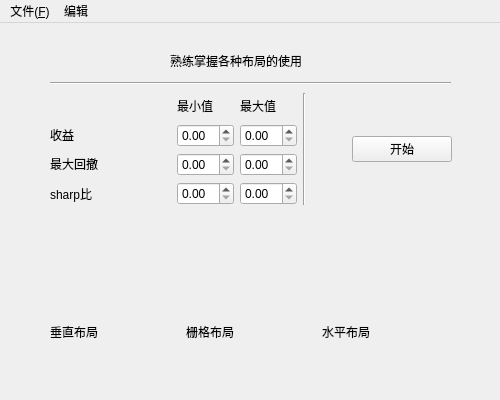
<?xml version="1.0" encoding="UTF-8"?>
<ui version="4.0">
    <class>MainWindow</class>
    <widget class="QMainWindow" name="MainWindow">
        <property name="geometry">
            <rect>
                <x>0</x>
                <y>0</y>
                <width>500</width>
                <height>400</height>
            </rect>
        </property>
        <property name="minimumSize">
            <size>
                <width>500</width>
                <height>400</height>
            </size>
        </property>
        <property name="maximumSize">
            <size>
                <width>500</width>
                <height>400</height>
            </size>
        </property>
        <property name="windowTitle">
            <string>MainWindow</string>
        </property>
        <widget class="QWidget" name="centralWidget">
            <widget class="QLabel" name="label_10">
                <property name="geometry">
                    <rect>
                        <x>170</x>
                        <y>30</y>
                        <width>161</width>
                        <height>16</height>
                    </rect>
                </property>
                <property name="text">
                    <string>熟练掌握各种布局的使用</string>
                </property>
            </widget>
            <widget class="Line" name="line_2">
                <property name="geometry">
                    <rect>
                        <x>50</x>
                        <y>50</y>
                        <width>401</width>
                        <height>20</height>
                    </rect>
                </property>
                <property name="orientation">
                    <enum>Qt::Horizontal</enum>
                </property>
            </widget>
            <widget class="QWidget" name="layoutWidget">
                <property name="geometry">
                    <rect>
                        <x>50</x>
                        <y>70</y>
                        <width>402</width>
                        <height>248</height>
                    </rect>
                </property>
                <layout class="QVBoxLayout" name="verticalLayout_2">
                    <item>
                        <layout class="QHBoxLayout" name="horizontalLayout_2">
                            <item>
                                <layout class="QVBoxLayout" name="verticalLayout">
                                    <item>
                                        <widget class="QLabel" name="label_9">
                                            <property name="text">
                                                <string/>
                                            </property>
                                        </widget>
                                    </item>
                                    <item>
                                        <widget class="QLabel" name="label">
                                            <property name="text">
                                                <string>收益</string>
                                            </property>
                                        </widget>
                                    </item>
                                    <item>
                                        <widget class="QLabel" name="label_2">
                                            <property name="text">
                                                <string>最大回撤</string>
                                            </property>
                                        </widget>
                                    </item>
                                    <item>
                                        <widget class="QLabel" name="label_3">
                                            <property name="text">
                                                <string>sharp比</string>
                                            </property>
                                        </widget>
                                    </item>
                                </layout>
                            </item>
                            <item>
                                <spacer name="verticalSpacer">
                                    <property name="orientation">
                                        <enum>Qt::Vertical</enum>
                                    </property>
                                    <property name="sizeHint" stdset="0">
                                        <size>
                                            <width>20</width>
                                            <height>40</height>
                                        </size>
                                    </property>
                                </spacer>
                            </item>
                            <item>
                                <layout class="QGridLayout" name="gridLayout">
                                    <item row="0" column="0">
                                        <widget class="QLabel" name="label_4">
                                            <property name="text">
                                                <string>最小值</string>
                                            </property>
                                        </widget>
                                    </item>
                                    <item row="0" column="1">
                                        <widget class="QLabel" name="label_5">
                                            <property name="text">
                                                <string>最大值</string>
                                            </property>
                                        </widget>
                                    </item>
                                    <item row="1" column="0">
                                        <widget class="QDoubleSpinBox" name="doubleSpinBox"/>
                                    </item>
                                    <item row="1" column="1">
                                        <widget class="QDoubleSpinBox" name="doubleSpinBox_4"/>
                                    </item>
                                    <item row="2" column="0">
                                        <widget class="QDoubleSpinBox" name="doubleSpinBox_2"/>
                                    </item>
                                    <item row="2" column="1">
                                        <widget class="QDoubleSpinBox" name="doubleSpinBox_5"/>
                                    </item>
                                    <item row="3" column="0">
                                        <widget class="QDoubleSpinBox" name="doubleSpinBox_3"/>
                                    </item>
                                    <item row="3" column="1">
                                        <widget class="QDoubleSpinBox" name="doubleSpinBox_6"/>
                                    </item>
                                </layout>
                            </item>
                            <item>
                                <widget class="Line" name="line">
                                    <property name="orientation">
                                        <enum>Qt::Vertical</enum>
                                    </property>
                                </widget>
                            </item>
                            <item>
                                <spacer name="horizontalSpacer">
                                    <property name="orientation">
                                        <enum>Qt::Horizontal</enum>
                                    </property>
                                    <property name="sizeType">
                                        <enum>QSizePolicy::Preferred</enum>
                                    </property>
                                    <property name="sizeHint" stdset="0">
                                        <size>
                                            <width>40</width>
                                            <height>20</height>
                                        </size>
                                    </property>
                                </spacer>
                            </item>
                            <item>
                                <widget class="QPushButton" name="pushButton">
                                    <property name="text">
                                        <string>开始</string>
                                    </property>
                                </widget>
                            </item>
                        </layout>
                    </item>
                    <item>
                        <spacer name="verticalSpacer_2">
                            <property name="orientation">
                                <enum>Qt::Vertical</enum>
                            </property>
                            <property name="sizeHint" stdset="0">
                                <size>
                                    <width>20</width>
                                    <height>60</height>
                                </size>
                            </property>
                        </spacer>
                    </item>
                    <item>
                        <layout class="QHBoxLayout" name="horizontalLayout">
                            <item>
                                <widget class="QLabel" name="label_6">
                                    <property name="text">
                                        <string>垂直布局</string>
                                    </property>
                                </widget>
                            </item>
                            <item>
                                <widget class="QLabel" name="label_7">
                                    <property name="text">
                                        <string>栅格布局</string>
                                    </property>
                                </widget>
                            </item>
                            <item>
                                <widget class="QLabel" name="label_8">
                                    <property name="text">
                                        <string>水平布局</string>
                                    </property>
                                </widget>
                            </item>
                        </layout>
                    </item>
                </layout>
            </widget>
            <widget class="QLabel" name="label_11">
                <property name="geometry">
                    <rect>
                        <x>370</x>
                        <y>0</y>
                        <width>81</width>
                        <height>51</height>
                    </rect>
                </property>
                <property name="text">
                    <string/>
                </property>
                <property name="pixmap">
                    <pixmap resource="apprcc.qrc">:/pic/img/help_64px_1236243_easyicon.net.ico</pixmap>
                </property>
                <property name="alignment">
                    <set>Qt::AlignCenter</set>
                </property>
            </widget>
        </widget>
        <widget class="QMenuBar" name="menuBar">
            <property name="geometry">
                <rect>
                    <x>0</x>
                    <y>0</y>
                    <width>500</width>
                    <height>22</height>
                </rect>
            </property>
            <widget class="QMenu" name="menu_F">
                <property name="title">
                    <string>文件(&amp;F)</string>
                </property>
                <addaction name="actionNew"/>
                <addaction name="actionOpen"/>
            </widget>
            <widget class="QMenu" name="menu">
                <property name="title">
                    <string>编辑</string>
                </property>
                <addaction name="actionCut"/>
                <addaction name="actionCopy"/>
                <addaction name="actionPaste"/>
            </widget>
            <addaction name="menu_F"/>
            <addaction name="menu"/>
        </widget>
        <action name="actionNew">
            <property name="text">
                <string>新建</string>
            </property>
            <property name="toolTip">
                <string>新建</string>
            </property>
            <property name="shortcut">
                <string>Ctrl+N</string>
            </property>
        </action>
        <action name="actionOpen">
            <property name="text">
                <string>打开</string>
            </property>
            <property name="toolTip">
                <string>打开</string>
            </property>
            <property name="shortcut">
                <string>Ctrl+O</string>
            </property>
        </action>
        <action name="actionCut">
            <property name="text">
                <string>剪切</string>
            </property>
            <property name="toolTip">
                <string>剪切</string>
            </property>
            <property name="shortcut">
                <string>Ctrl+X</string>
            </property>
        </action>
        <action name="actionCopy">
            <property name="text">
                <string>Copy</string>
            </property>
            <property name="shortcut">
                <string>Ctrl+C</string>
            </property>
        </action>
        <action name="actionPaste">
            <property name="text">
                <string>Paste</string>
            </property>
            <property name="shortcut">
                <string>Ctrl+V</string>
            </property>
        </action>
        <action name="actionWinAction">
            <property name="icon">
                <iconset>
                    <normaloff>:/qr/Lei.ico</normaloff>:/qr/Lei.ico
                </iconset>
            </property>
            <property name="text">
                <string>添加窗体</string>
            </property>
            <property name="toolTip">
                <string>添加窗体</string>
            </property>
        </action>
    </widget>
    <tabstops>
        <tabstop>doubleSpinBox</tabstop>
        <tabstop>doubleSpinBox_2</tabstop>
        <tabstop>doubleSpinBox_3</tabstop>
        <tabstop>doubleSpinBox_4</tabstop>
        <tabstop>doubleSpinBox_5</tabstop>
        <tabstop>doubleSpinBox_6</tabstop>
        <tabstop>pushButton</tabstop>
    </tabstops>
    <resources>
        <include location="apprcc.qrc"/>
        <include location="rcc.qrc"/>
    </resources>
    <connections/>
</ui>
